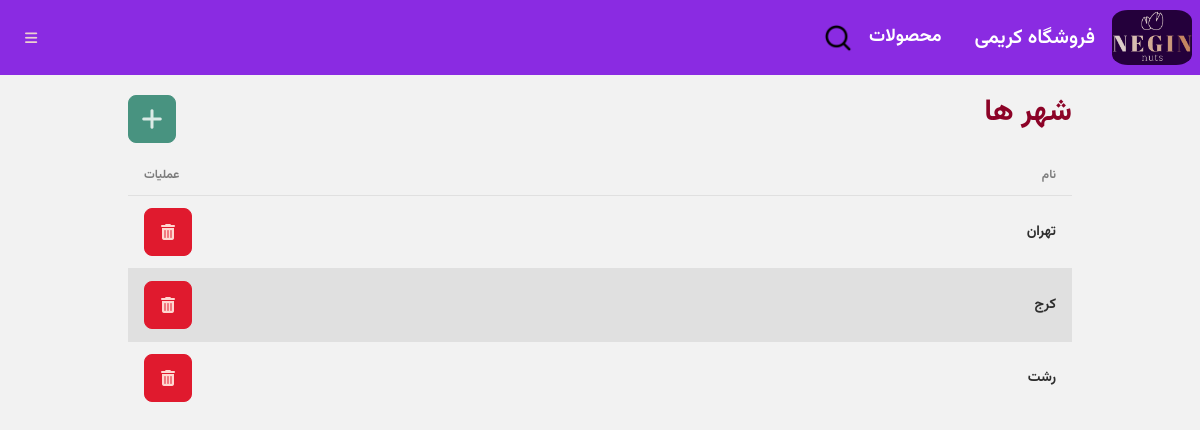
Screenshot of /manage/city (signed in) with the database file from the repository.
### Management/models.py (models this page shows, shortened)
class City(models.Model):
    name = models.CharField(max_length=200, verbose_name="نام")

### Management/views.py (the view)
# urls.py: path('manage/city', CityListView.as_view(), name="city"),
class CityListView(LoginRequiredMixin, ListView):
    model = City
    template_name = 'city.html'

### templates/city.html
{% extends 'navs.html' %}
{% block content %}
<div class="p-5 space-y-3">
    <div class="flex">
        <div class="grow font-bold text-3xl text-primary">شهر ها</div>
        <div class="flex-none">
            <a href="{% url 'city_new' %}" class="btn btn-square btn-success"><i class="fa-solid fa-plus text-2xl"></i></a>
        </div>
    </div>
    <div class="overflow-x-auto">
        <table class="table table-zebra">
          <thead>
            <tr>
              <th>نام</th>
              <th class="text-end">عملیات</th>
            </tr>
          </thead>
          <tbody>
          {% for city in object_list %}
            <tr>
              <th>{{ city.name }}</th>
              <td class="text-end"><a
                href="{% url 'city_delete' city.pk %}"
                class="btn btn-square btn-error text-base"
                ><i class="fa-solid fa-trash-can"></i
              ></a></td>
            </tr>
          {% endfor %}
          </tbody>
        </table>
      </div>
</div>
{% endblock content %}

### rows the page displays
City: name "تهران"
City: name "کرج"
City: name "رشت"
